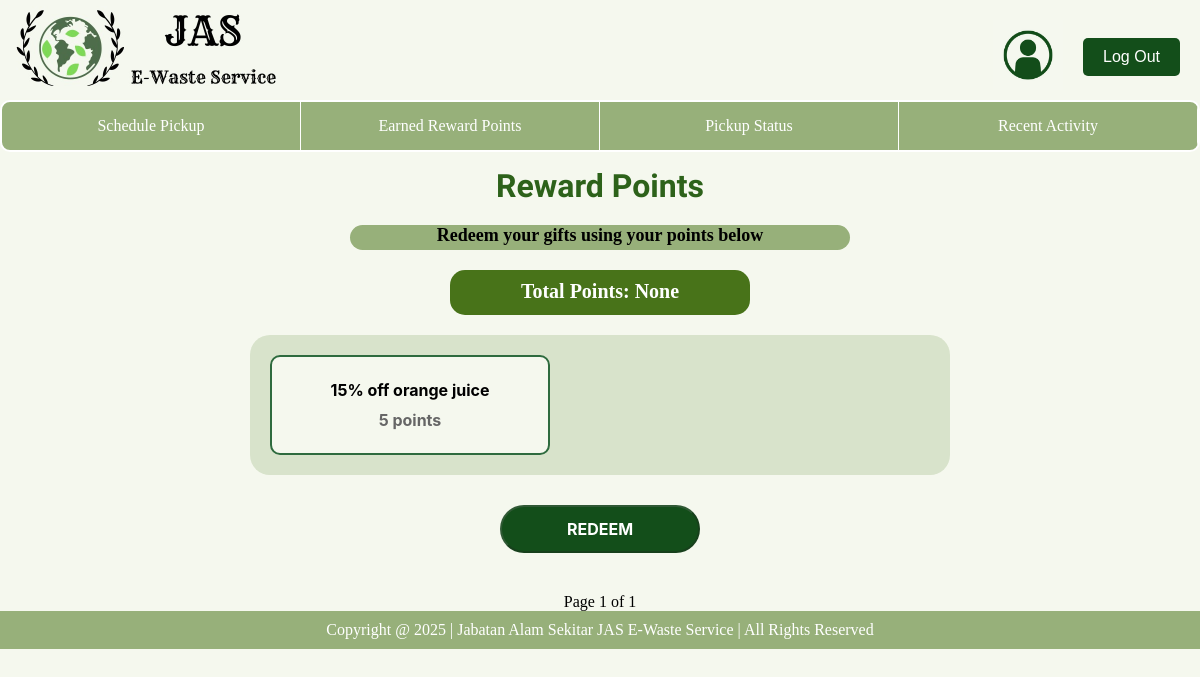
Page /customer/redeem_rewards/ on the earlier database version.
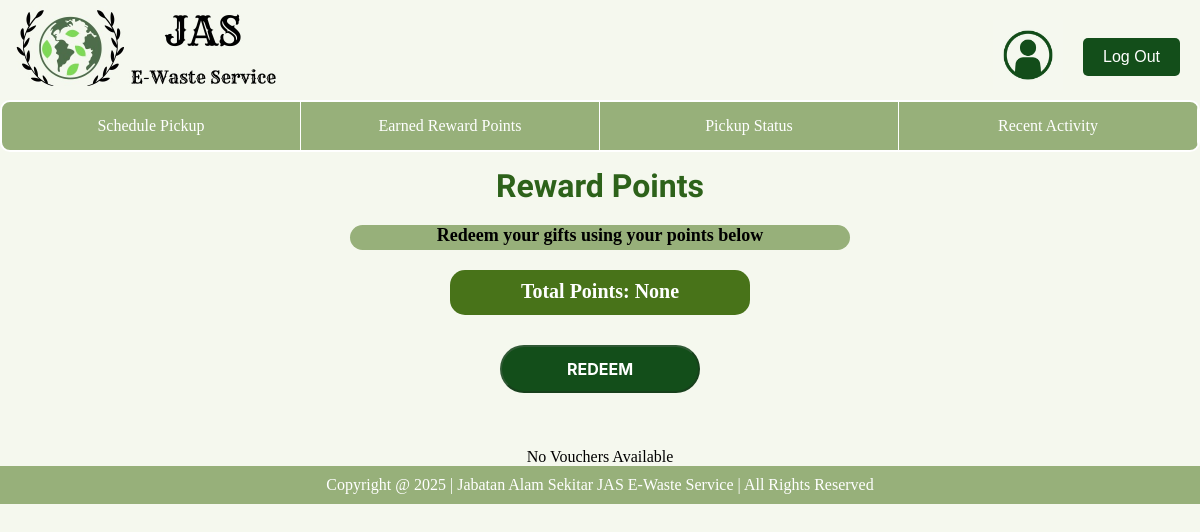
Same page on the later database version.
### database/models.py (models this page shows, shortened)
class Voucher(models.Model):
    voucherID = models.CharField(primary_key=True, max_length=200)
    name = models.CharField(max_length=150)
    pointsRequired = models.IntegerField()
    quantity = models.IntegerField()

### customer/views.py (the view)
# urls.py: path('redeem_rewards/', redeem_rewards_page, name='redeem_rewards_page'), #Reward Points page
def redeem_rewards_page(request): # need to add paginator in the future to consider the case of too much voucher
    customerID = request.session.get('user_id')
    customerPoint = Customer.objects.filter(customerID=customerID).values_list('points', flat=True).first()
    vouchersAvailable = Voucher.objects.all().filter(quantity__gt=0).order_by('voucherID')
    pagination = Paginator(vouchersAvailable, 4)
    page = request.GET.get('page')
    vouchers = pagination.get_page(page)
    if not vouchers.object_list:
        return render(request, 'customer/redeemRewards.html', {"Empty": True, 'points':customerPoint})
    return render(request, 'customer/redeemRewards.html', {'vouchers':vouchers, 'points':customerPoint})

### customer/templates/customer/redeemRewards.html (shortened to what this page needs)
{% extends 'customer/base_customer.html' %}
{% load static %}
    {% block extra_css %}
    <link rel="stylesheet" href="{% static 'css/redeemRewards.css' %}">
    {% endblock %}
{%block content%}
<body>
<h1>Reward Points</h1>
<div class="small-box">
    <p>Redeem your gifts using your points below
</div>
<div class="points-box">
    <p>Total Points: {{points}}</p>
</div>
{% for voucher in vouchers %}
<div class="container">
    <div class="reward-box" data-rewardID="{{voucher.voucherID}}" data-points="{{voucher.pointsRequired}}">
        <p>{{voucher.name}}</p>
        <p class="points">{{voucher.pointsRequired}} points</p>
    </div>
</div>
{% endfor %}
<button type="submit" class="redeem" disabled>Redeem</button>
<div>
    {% if not Empty %}
        <span>Page {{ vouchers.number }} of {{ vouchers.paginator.num_pages }}</span>
    {% else %}
        <p>No Vouchers Available</p>
    {% endif %}
</div>
</body>
{% endblock %}

Differences in the rows shown:
no longer on this page (row edited): Voucher: name "15% off orange juice", pointsRequired "5"
Other differences:
{{ vouchers.number }}: "1" → (not shown)
{{ vouchers.paginator.num_pages }}: "1" → (not shown)
text no longer shown: "Page of"
text now shown: "No Vouchers Available"
